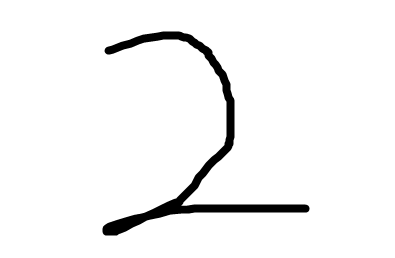
#> input picture 2.png, 395 x 258 px
$ python -i app.py   (imports and definitions only)   (older library calls are emulated)
#> lines starting #> are read from the running program, lines starting #| are printed output that depends on the picture
from flask import Flask,render_template,request
import pickle
import numpy as np

# [1 line not run here, left out]


from PIL import Image, ImageFilter


def imageprepare(argv):
    """
    This function returns the pixel values.
    The imput is a png file location.
    """
#> called with argv = '2.png'
    im = Image.open(argv).convert('L')
    width = float(im.size[0])
#> width = 395
    height = float(im.size[1])
#> height = 258
    newImage = Image.new('L', (28, 28), (255))  # creates white canvas of 28x28 pixels
#> newImage: PIL image 28x28 L; every value is 255

    if width > height:  # check which dimension is bigger
        # Width is bigger. Width becomes 20 pixels.
        nheight = int(round((20.0 / width * height), 0))  # resize height according to ratio width
#> nheight = 13
        if (nheight == 0):  # rare case but minimum is 1 pixel
            nheight = 1
            # resize and sharpen
        img = im.resize((20, nheight), Image.ANTIALIAS).filter(ImageFilter.SHARPEN)
        wtop = int(round(((28 - nheight) / 2), 0))  # calculate horizontal position
#> wtop = 8
        newImage.paste(img, (4, wtop))  # paste resized image on white canvas
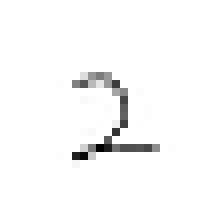
#> newImage: PIL image 28x28 L (shown 8 times larger); min 0, max 255, mean 249.2
    else:
        # Height is bigger. Heigth becomes 20 pixels.
        nwidth = int(round((20.0 / height * width), 0))  # resize width according to ratio height
        if (nwidth == 0):  # rare case but minimum is 1 pixel
            nwidth = 1
            # resize and sharpen
        img = im.resize((nwidth, 20), Image.ANTIALIAS).filter(ImageFilter.SHARPEN)
        wleft = int(round(((28 - nwidth) / 2), 0))  # caculate vertical pozition
        newImage.paste(img, (wleft, 4))  # paste resized image on white canvas

    # newImage.save("sample.png

    tv = list(newImage.getdata())  # get pixel values
#> tv = 784 values, max 255 at index 0, min 0 at index 516, mean 249.2

    # normalize pixels to 0 and 1. 0 is pure white, 1 is pure black.
    tva = [(255 - x) * 1.0 / 255.0 for x in tv]
#> tva = 784 values, max 1 at index 516, min 0 at index 0, mean 0.0227

    return tva


# [1 line not run here, left out]

# [3 lines that did not run here, left out]


# [7 lines that did not run here, left out]

# [2 lines not run here, left out]

>>> result = imageprepare('2.png')
#> result has the same summary as tva in imageprepare

$ run again, on 7.png
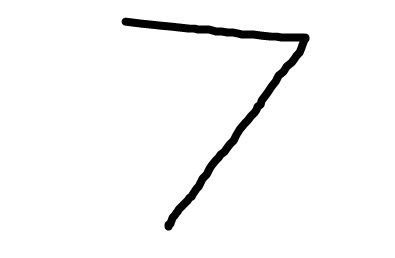
#> input picture 7.png, 395 x 258 px
#> in imageprepare, `newImage.paste(img, (4, wtop))`:
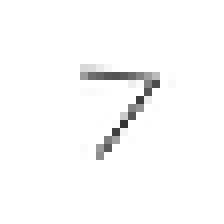
#> newImage: PIL image 28x28 L (shown 8 times larger); min 52, max 255, mean 250.3
#> tv = 784 values, max 255 at index 0, min 52 at index 435, mean 250.3
#> tva = 784 values, max 0.796 at index 435, min 0 at index 0, mean 0.0183
#> result has the same summary as tva in imageprepare

$ run again, on 9.png
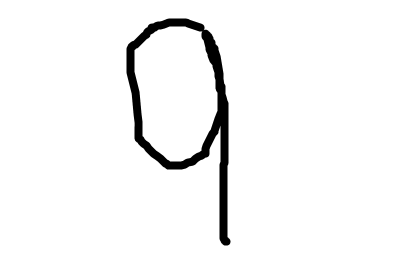
#> input picture 9.png, 395 x 258 px
#> in imageprepare, `newImage.paste(img, (4, wtop))`:
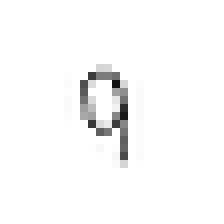
#> newImage: PIL image 28x28 L (shown 8 times larger); min 17, max 255, mean 249.3
#> tv = 784 values, max 255 at index 0, min 17 at index 294, mean 249.3
#> tva = 784 values, max 0.933 at index 294, min 0 at index 0, mean 0.0222
#> result has the same summary as tva in imageprepare
